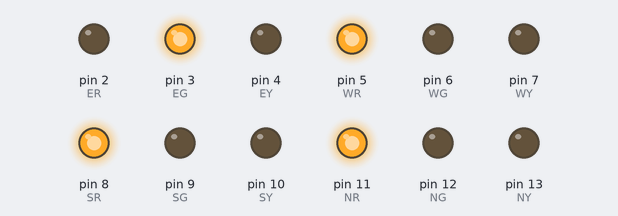
Recording of a sketch running on a simulated Arduino Uno, built with avr-gcc and run on an emulated ATmega328P. On the bench: output pins drawn as LEDs (lit = HIGH).

Above: at 0.5 s.
At 4.5 s:
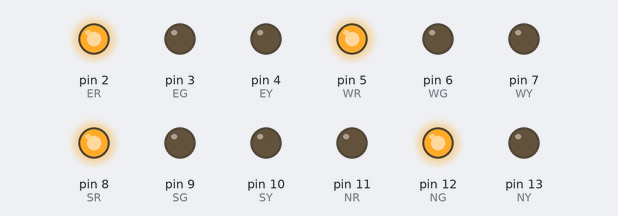
At 6.62 s:
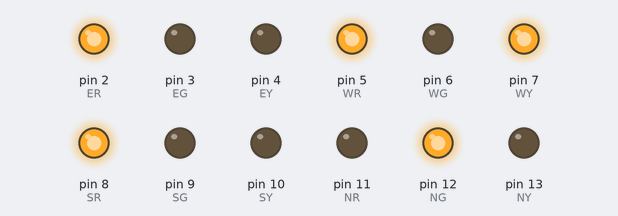
At 8.5 s:
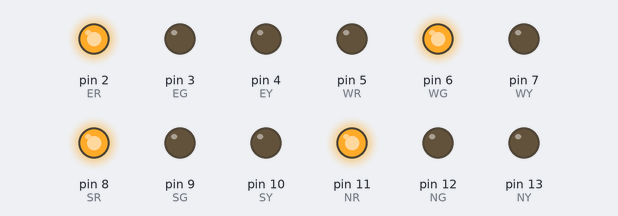
At 12.5 s:
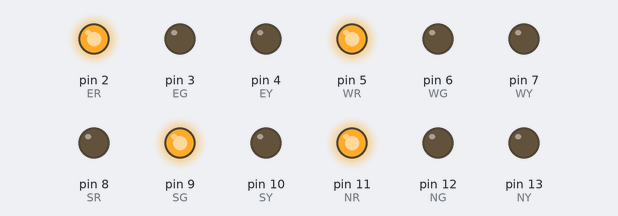
At 18.12 s:
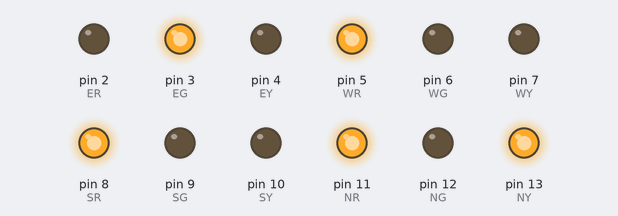
Timing chart, 0 to 18.4 s (numbered marks = the images above):
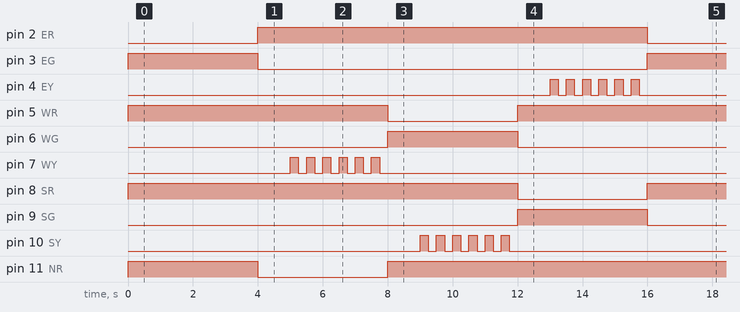

The sketch:

sketch_may10a.ino
```cpp
#define ER 2
#define EG 3
#define EY 4

#define WR 5
#define WG 6
#define WY 7

#define SR 8
#define SG 9
#define SY 10

#define NR 11
#define NG 12
#define NY 13
void setup()
{
  for (int i = 2; i <= 13; i++)
  {
    pinMode(i, OUTPUT);
  }
}

void loop()
{
 e_allow(); delay(1000); n_ready();
 n_allow(); delay(1000); w_ready();
 w_allow(); delay(1000); s_ready();
 s_allow(); delay(1000); e_ready();
 }

void e_allow()
{
  digitalWrite(ER, LOW);
  digitalWrite(EG, HIGH);
  digitalWrite(EY, LOW);

  digitalWrite(WR, HIGH);
  digitalWrite(WG, LOW);
  digitalWrite(WY, LOW);

  digitalWrite(NR, HIGH);
  digitalWrite(NG, LOW);
  digitalWrite(NY, LOW);

  digitalWrite(SR, HIGH);
  digitalWrite(SG, LOW);
  digitalWrite(SY, LOW);
}

void w_allow()
{
  digitalWrite(ER, HIGH);
  digitalWrite(EG, LOW);
  digitalWrite(EY, LOW);

  digitalWrite(WR, LOW);
  digitalWrite(WG, HIGH);
  digitalWrite(WY, LOW);

  digitalWrite(NR, HIGH);
  digitalWrite(NG, LOW);
  digitalWrite(NY, LOW);

  digitalWrite(SR, HIGH);
  digitalWrite(SG, LOW);
  digitalWrite(SY, LOW);
}

void n_allow()
{
  digitalWrite(ER, HIGH);
  digitalWrite(EG, LOW);
  digitalWrite(EY, LOW);

  digitalWrite(WR, HIGH);
  digitalWrite(WG, LOW);
  digitalWrite(WY, LOW);

  digitalWrite(NR, LOW);
  digitalWrite(NG, HIGH);
  digitalWrite(NY, LOW);

  digitalWrite(SR, HIGH);
  digitalWrite(SG, LOW);
  digitalWrite(SY, LOW);
}

void s_allow()
{
  digitalWrite(ER, HIGH);
  digitalWrite(EG, LOW);
  digitalWrite(EY, LOW);

  digitalWrite(WR, HIGH);
  digitalWrite(WG, LOW);
  digitalWrite(WY, LOW);

  digitalWrite(NR, HIGH);
  digitalWrite(NG, LOW);
  digitalWrite(NY, LOW);

  digitalWrite(SR, LOW);
  digitalWrite(SG, HIGH);
  digitalWrite(SY, LOW);
}

void e_ready()
{
  for (int i = 0; i <= 5; i++)
  {
    digitalWrite(EY, HIGH);
    delay(250);
    digitalWrite(EY, LOW);
    delay(250);
  }
}

void w_ready()
{
  for (int i = 0; i <= 5; i++)
  {
    digitalWrite(WY, HIGH);
    delay(250);
    digitalWrite(WY, LOW);
    delay(250);
  }
}

void s_ready()
{
  for (int i = 0; i <= 5; i++)
  {
    digitalWrite(SY, HIGH);
    delay(250);
    digitalWrite(SY, LOW);
    delay(250);
  }
}

void n_ready()
{
  for (int i = 0; i <= 5; i++)
  {
    digitalWrite(NY, HIGH);
    delay(250);
    digitalWrite(NY, LOW);
    delay(250);
  }
}
```

Measured:
- by itself, pin 2 (ER), pin 8 (SR): alternates HIGH for 12.0 s and LOW for 4.0 s
- by itself, pin 3 (EG), pin 6 (WG), pin 9 (SG), pin 12 (NG): alternates HIGH for 4.0 s and LOW for 12.0 s
- by itself, pin 4 (EY), pin 10 (SY): goes 5 × (HIGH 0.25 s, LOW 0.25 s), HIGH 0.25 s, LOW 13.3 s, 5 × (HIGH 0.25 s, LOW 0.25 s), HIGH 0.25 s, then LOW
- by itself, pin 5 (WR): goes HIGH 8.0 s, LOW 4.0 s, HIGH 12.0 s, LOW 4.0 s, then HIGH
- by itself, pin 7 (WY), pin 13 (NY): repeats every 16.0 s: 5 × (LOW 0.25 s, HIGH 0.25 s), LOW 13.3 s, HIGH 0.25 s
- by itself, pin 11 (NR): repeats every 16.0 s: LOW 4.0 s, HIGH 12.0 s
